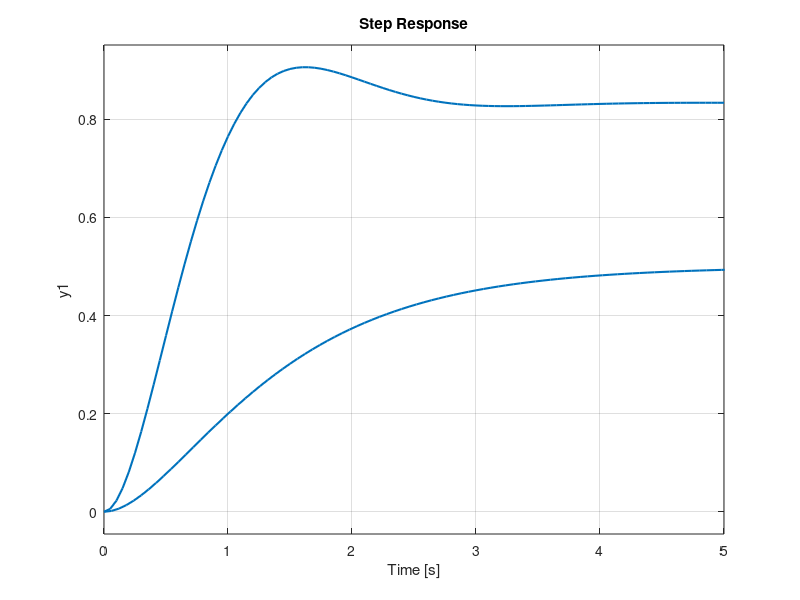

Here is the MATLAB script that generated this plot:
clear all;
clc;
num = 1;
denom = [1 3 1];
Gp = tf(num,denom);
H = 1;
M = feedback(Gp,H);
step(M)  
grid on
hold on

Kp = 5;
Ki = 0;
Kd = 0;

Gc = pid(Kp,Ki,Kd);  % Generate control output for given PID gains
Mc = feedback(Gc* Gp, H); %closed loop tf
step(Mc)  % generate o/p by giving step as i/p
grid on

h = findobj(gcf, 'Type', 'line');  
set(h, 'LineWidth', 1.5)  

% 2418 